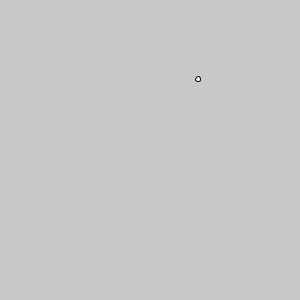
Frame 1 (no input)
Frame 60 (the mouse pressed at the canvas centre just before this capture): blank canvas, image omitted
Frame 120 (the mouse held since frame 60 and released just before this capture): blank canvas, image omitted

The Processing sketch that drew this single still picture (run headless with seeded random() and noise(); from frame 60 on, the mouse is pressed at the canvas centre):

// Processing sketch: w3_f15_10_oop_particles
// ── w3_f15_10_oop_particles.pde


// Algotecton - Fall 2015
// Daniel Cardoso Llach
// Functions

int posx = 0;
int posy = 0;
int incrementx = 5;
int incrementy = 2;

void setup(){
  size(300, 300);
  stroke(0);
  fill(255);
  posx = (int)random(0, width);
  posy = (int)random(0, height);
}

void draw(){
  background(200);

  if ((posx > width) || (posx < 0)){
    incrementx *= -1;
  } 
  if ((posy > height)||(posy<0)){
    incrementy *= -1; 
  }
  posx = posx + incrementx;
  posy = posy + incrementy;
  ellipse(posx, posy, 5, 5);
}

void keyPressed(){
  
  // when space bar is pressed, all is erased
  if (key == ' '){
    background(200); 
  }
  
}
